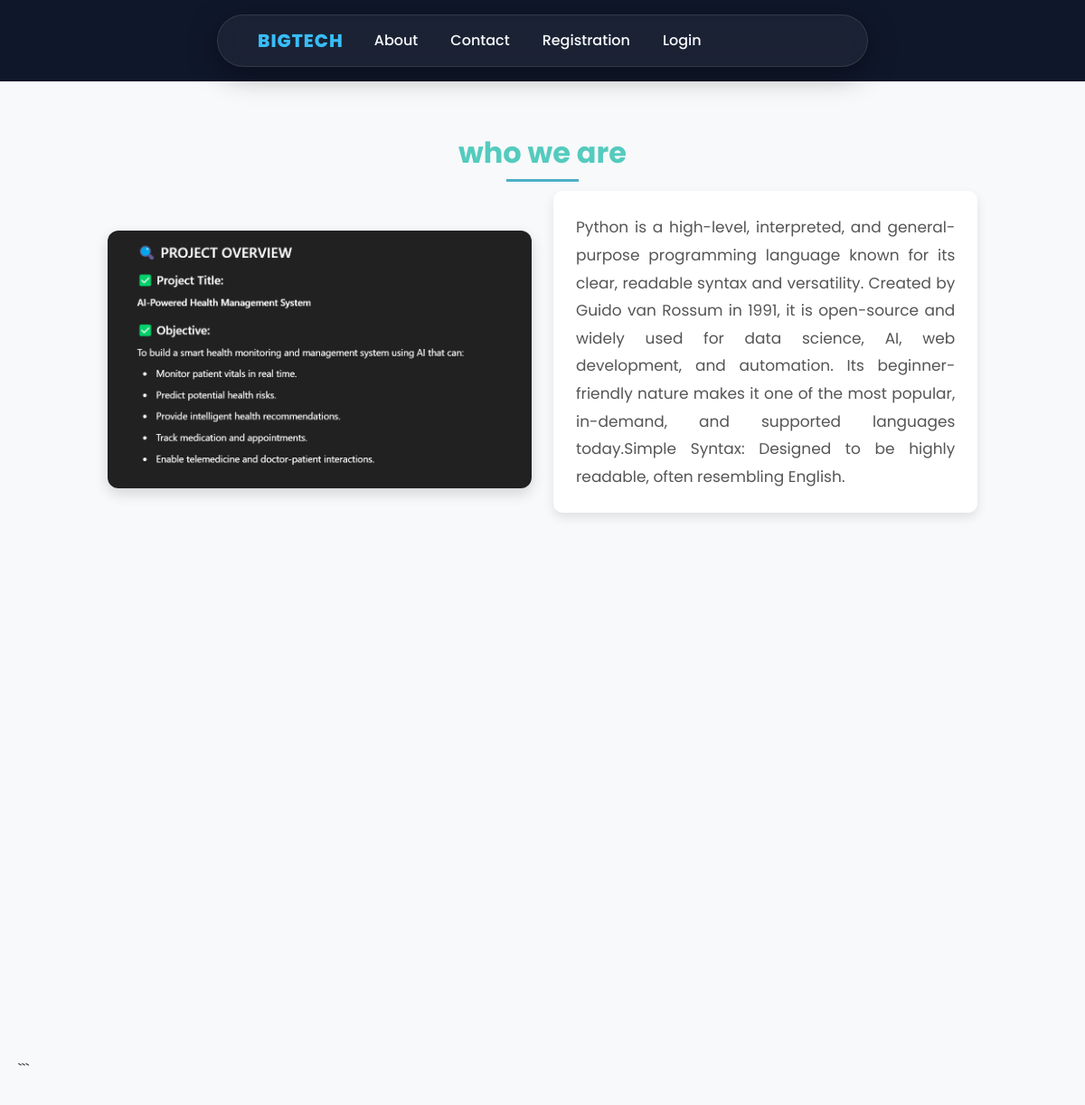
The page /about/ on the database its author committed.
### stundet/models.py (models this page shows, shortened)
class about_info(models.Model):
    title = models.CharField(max_length=100)
    img = models.ImageField(upload_to="")
    des = models.CharField(max_length=1000)

### stundet/views.py (the view)
# urls.py: path("about/" , views.about , name = "about"),
def about(request):
    about = about_info.objects.all()
    return render(request , "about.html" , {"about": about})

### templates/about.html (shortened to what this page needs)
{% extends "navBar.html" %}
{% load static %}
{% block css %}
<link rel="stylesheet" href="{% static 'css/About.css' %}">
{% endblock css %}
{% block body %}
<div class="container-fluid about">
{% for info in about %}
<div class="row justify-content-center align-items-center mb-5 reveal">
    <div class="col-12 text-center">
        <h3>{{ info.title }}</h3>
    </div>
    <div class="col-lg-5 col-md-6 col-sm-12">
        <img src="{{ info.img.url }}" alt="{{ info.title }}" class="img-fluid">
    </div>
    <div class="col-lg-5 col-md-6 col-sm-12">
        <p>{{ info.des }}</p>
    </div>
</div>
{% endfor %}
```
</div>
{% endblock body %}

### static/css/About.css (style rules this page uses)
body { font-family: 'Poppins', sans-serif; }
.about { padding: 60px 20px; background: #f8f9fa; }
.about h3 { text-align: center; font-size: 32px; font-weight: 700; color: #54cbbe; position: relative; }
.about h3::after { content: ""; width: 80px; height: 3px; background: #4eafc7; display: block; margin: 10px auto; }
.about img { width: 100%; border-radius: 12px; box-shadow: 0 6px 15px rgba(0,0,0,0.15); transition: transform 0.4s ease; }
.about p { font-size: 17px; line-height: 1.8; color: #555; text-align: justify; background: white; padding: 25px; border-radius: 10px; box-shadow: 0 5px 12px rgba(0,0,0,0.1); }
.reveal { opacity: 0; transform: translateY(80px); transition: all 3s ease; }
.reveal.active { opacity: 1; transform: translateY(0); }

### rows shown on the page
about_info: title "who we are", img (picture), des "Python is a high-level, interpreted, and general-purpose programming language known for its clear, readable syntax and versatility. Created by Guido van Rossum in 1991, it is open-source and widely used for data science, AI, web development, and automation. Its beginner-friendly nature makes it one of the most popular, in-demand, and supported languages today.Simple Syntax: Designed to be highly readable, often resembling English."
